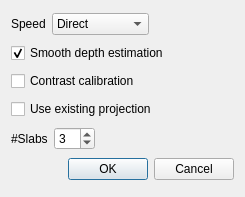
<?xml version="1.0" encoding="UTF-8"?>
<ui version="4.0">
 <class>ProjectionDialog</class>
 <widget class="QDialog" name="ProjectionDialog">
  <property name="geometry">
   <rect>
    <x>0</x>
    <y>0</y>
    <width>245</width>
    <height>197</height>
   </rect>
  </property>
  <property name="windowTitle">
   <string>Z Projection</string>
  </property>
  <property name="toolTip">
   <string>Use [Base].Proj.tif if it exists</string>
  </property>
  <layout class="QVBoxLayout" name="verticalLayout">
   <item>
    <layout class="QHBoxLayout" name="horizontalLayout">
     <item>
      <widget class="QLabel" name="label_2">
       <property name="text">
        <string>Speed</string>
       </property>
      </widget>
     </item>
     <item>
      <widget class="QComboBox" name="speedComboBox">
       <property name="currentIndex">
        <number>3</number>
       </property>
       <item>
        <property name="text">
         <string>Slow</string>
        </property>
       </item>
       <item>
        <property name="text">
         <string>Intermediate</string>
        </property>
       </item>
       <item>
        <property name="text">
         <string>Fast</string>
        </property>
       </item>
       <item>
        <property name="text">
         <string>Direct</string>
        </property>
       </item>
      </widget>
     </item>
     <item>
      <spacer name="horizontalSpacer_2">
       <property name="orientation">
        <enum>Qt::Horizontal</enum>
       </property>
       <property name="sizeHint" stdset="0">
        <size>
         <width>40</width>
         <height>20</height>
        </size>
       </property>
      </spacer>
     </item>
    </layout>
   </item>
   <item>
    <widget class="QCheckBox" name="depthCheckBox">
     <property name="text">
      <string>Smooth depth estimation</string>
     </property>
     <property name="checked">
      <bool>true</bool>
     </property>
    </widget>
   </item>
   <item>
    <widget class="QCheckBox" name="contrastCheckBox">
     <property name="text">
      <string>Contrast calibration</string>
     </property>
    </widget>
   </item>
   <item>
    <widget class="QCheckBox" name="usingExistedCheckBox">
     <property name="text">
      <string>Use existing projection</string>
     </property>
     <property name="checked">
      <bool>false</bool>
     </property>
    </widget>
   </item>
   <item>
    <layout class="QHBoxLayout" name="horizontalLayout_2">
     <item>
      <widget class="QLabel" name="label">
       <property name="text">
        <string>#Slabs</string>
       </property>
      </widget>
     </item>
     <item>
      <widget class="QSpinBox" name="slabSpinBox">
       <property name="minimum">
        <number>1</number>
       </property>
       <property name="maximum">
        <number>50</number>
       </property>
       <property name="value">
        <number>3</number>
       </property>
      </widget>
     </item>
     <item>
      <spacer name="horizontalSpacer">
       <property name="orientation">
        <enum>Qt::Horizontal</enum>
       </property>
       <property name="sizeHint" stdset="0">
        <size>
         <width>40</width>
         <height>20</height>
        </size>
       </property>
      </spacer>
     </item>
    </layout>
   </item>
   <item>
    <widget class="QDialogButtonBox" name="buttonBox">
     <property name="orientation">
      <enum>Qt::Horizontal</enum>
     </property>
     <property name="standardButtons">
      <set>QDialogButtonBox::Cancel|QDialogButtonBox::Ok</set>
     </property>
    </widget>
   </item>
  </layout>
 </widget>
 <resources/>
 <connections>
  <connection>
   <sender>buttonBox</sender>
   <signal>accepted()</signal>
   <receiver>ProjectionDialog</receiver>
   <slot>accept()</slot>
   <hints>
    <hint type="sourcelabel">
     <x>248</x>
     <y>254</y>
    </hint>
    <hint type="destinationlabel">
     <x>157</x>
     <y>274</y>
    </hint>
   </hints>
  </connection>
  <connection>
   <sender>buttonBox</sender>
   <signal>rejected()</signal>
   <receiver>ProjectionDialog</receiver>
   <slot>reject()</slot>
   <hints>
    <hint type="sourcelabel">
     <x>316</x>
     <y>260</y>
    </hint>
    <hint type="destinationlabel">
     <x>286</x>
     <y>274</y>
    </hint>
   </hints>
  </connection>
 </connections>
</ui>
